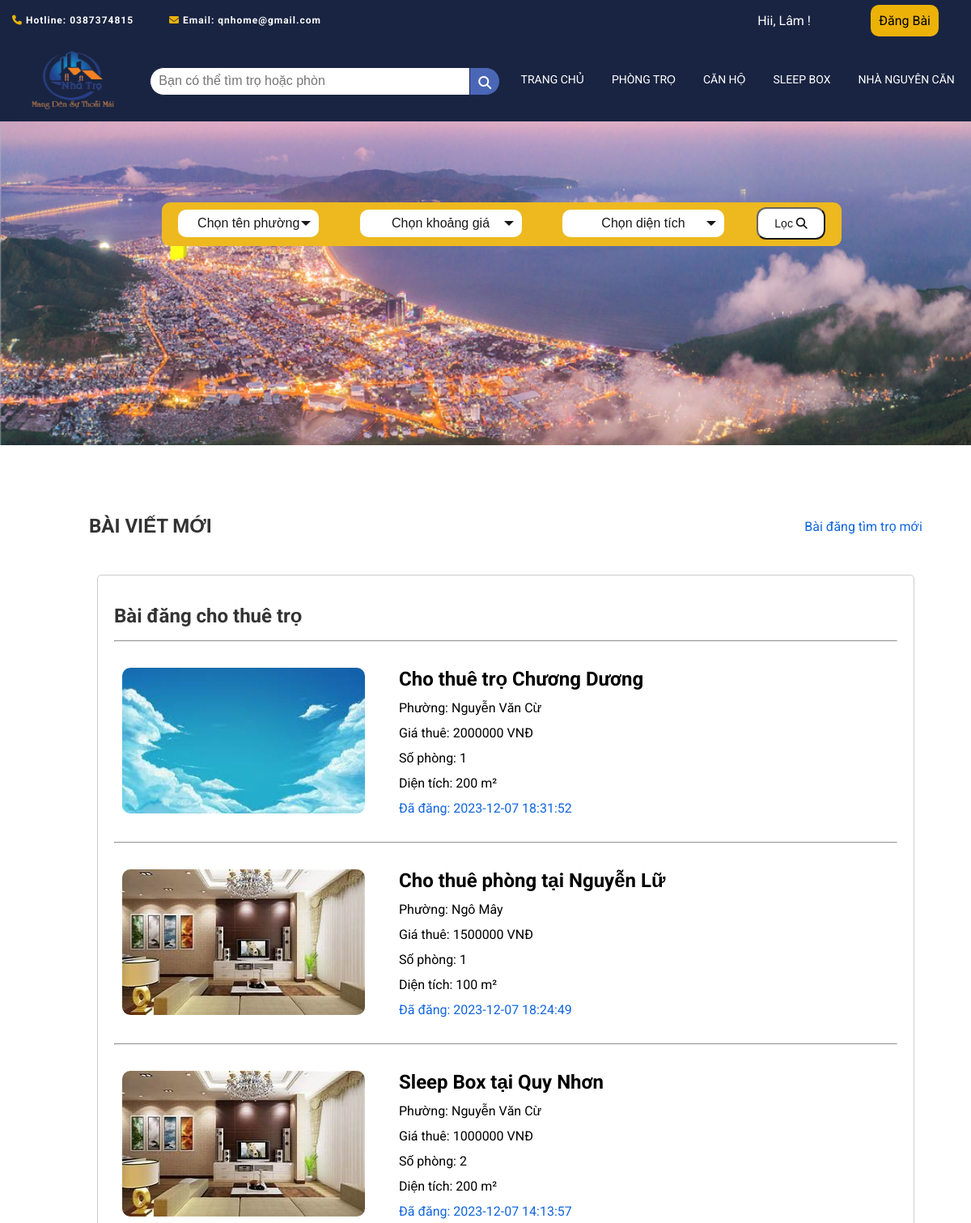
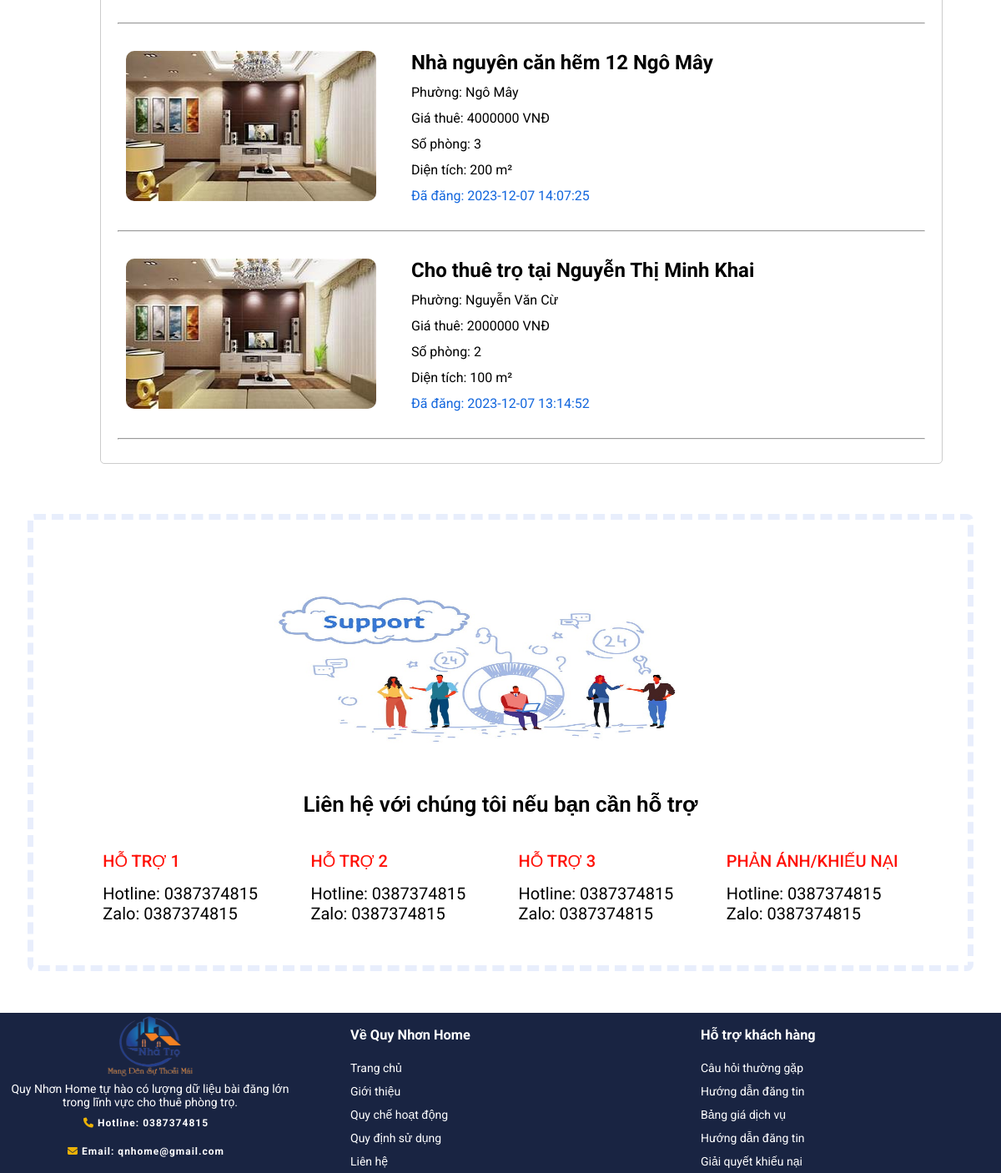
Screenshot of /trangchu.php (signed in) with the database file from the repository (2 pictures, top to bottom).
### tables this page shows
CREATE TABLE IF NOT EXISTS `phongtro` (
  `Id_PhongTro` int(11) NOT NULL AUTO_INCREMENT,
  `TieuDe` text DEFAULT NULL,
  `LoaiHinhChoThue` text DEFAULT NULL,
  `HinhAnh` text DEFAULT NULL,
  `DiaChiCuThe` text DEFAULT NULL,
  `Phuong` text DEFAULT NULL,
  `Gia` int(11) DEFAULT NULL,
  `DienTich` int(11) DEFAULT NULL,
  `SoPhong` int(11) DEFAULT NULL,
  `MoTa` text DEFAULT NULL,
  `Id_DanhMuc` int(11) DEFAULT NULL,
  `Id_User` int(11) DEFAULT NULL,
  `status` enum('pending','approved','rejected') NOT NULL,
  `full_text_search_column` text GENERATED ALWAYS AS (concat_ws(' ',`TieuDe`,`Phuong`,`Gia`,`SoPhong`,`DienTich`,`MoTa`)) STORED,
  `ThoiGianDang` datetime DEFAULT NULL,
  PRIMARY KEY (`Id_PhongTro`),
  KEY `Id_DanhMuc` (`Id_DanhMuc`),
  KEY `Id_User` (`Id_User`)
);

### trangchu.php (the view, shortened to what this page needs)
<!DOCTYPE html>
<html lang="en">
<head>
    <link rel="stylesheet" href="/css/trangchu.css" />
    <link rel="stylesheet" href="https://cdnjs.cloudflare.com/ajax/libs/font-awesome/6.4.0/css/all.min.css" />
</head>
<body>
    <?php
    require 'layout/header.php';
    ?>
    <div class="page-homeqn-content">
        <div class="filter">
            <form id="filterForm" action="trangloc.php" method="post" style="align-items:center; margin-top: 6px;" onsubmit="return filterData();">
                <div class="filter-list">
                    <div class="custom-select" style="width: 174px">
                        <select id="phuong" name="phuong" class="select">
                            <option value="0" style="border-radius: 20px">
                                Chọn tên phường
                            </option>
                        </select>
                    </div>
                    <div class="custom-select" style="width: 200px; margin-left: 10px">
                        <select id="gia" name="gia" class="select">
                            <option value="0">Chọn khoảng giá</option>
                        </select>
                    </div>
                    <div class="custom-select" style="width: 200px; margin-left: 10px">
                        <select id="dientich" name="dientich" class="select">
                            <option value="0">Chọn diện tích</option>
                        </select>
                    </div>
                    <button type="button" onclick="filterData()">Lọc <i class="fa fa-search"></i></button>
                </div>
            </form>
        </div>
    </div>
    <div id="main">
        <div class="main-content">
            <div class="top-list">
                <div class="title-content">
                    <h1>BÀI VIẾT MỚI</h1>
                    <a href="baidangtimtromoi.php">Bài đăng tìm trọ mới</a>
                </div>
                <?php
                $kn = mysqli_connect("localhost", "root", "", "webtimtro") or die("Không kết nối được");
                mysqli_set_charset($kn, "utf8mb4");
                $caulenh1 = "SELECT * from phongtro where status='approved' ORDER BY ThoiGianDang DESC";
                $result1 = mysqli_query($kn, $caulenh1);
                echo "<div class='container'>
                            <div class='column'>
                            <h1>Bài đăng cho thuê trọ</h1>
                            <hr>";
                if ($result1) {
                    while ($row = mysqli_fetch_array($result1)) {
                        $id_pt = $row["Id_PhongTro"];
                        echo "<div class='tongquat'>
                                <a href='trangphongchitiet.php?id=$id_pt'>
                                    <div class='noidung'>
                                        <div class='left'>
                                            <img src='/process/" . $row["HinhAnh"] . "' alt='hinhanh'/>
                                        </div>
                                        <div class='right'>
                                            <h2>" . $row["TieuDe"] . "</h2>
                                            <p>Phường: " . $row["Phuong"] . "</p>
                                            <p>Giá thuê: " . $row["Gia"] . " VNĐ</p>
                                            <p>Số phòng: " . $row["SoPhong"] . "</p>
                                            <p>Diện tích: " . $row["DienTich"] . " m²</p>
                                            <p class='timeup'>Đã đăng: " . $row["ThoiGianDang"] . "</p>
                                        </div>
                                    </div>
                                </a>
                            </div><hr>";
                    }
                } else {
                    echo "Lỗi truy vấn!" . mysqli_error($kn);
                }
                echo '</div>
                    </div>';
                ?>
            </div>
        </div>
    </div>
    <section id="support-container">
        <div class="bg-support">
            <img src="images/bg-support.jpg" alt="support image">
        </div>
        <div class="title-support">
            <p>Liên hệ với chúng tôi nếu bạn cần hỗ trợ</p>
        </div>
        <div class="content-support">
            <div class="content-support-contact">
                <span>HỖ TRỢ 1</span>
                <a target="_blank" href="tel: +8487374815" class="contact-info">Hotline: 0387374815</a>
                <a target="_blank" href="https://chat.zalo.me/0387374815" class="contact-info">Zalo: 0387374815</a>
            </div>
            <div class="content-support-contact">
                <span>HỖ TRỢ 2</span>
                <a target="_blank" href="tel: +8445440835" class="contact-info">Hotline: 0387374815</a>
                <a target="_blank" href="https://chat.zalo.me/0387374815" class="contact-info">Zalo: 0387374815</a>
            </div>
            <div class="content-support-contact">
                <span>HỖ TRỢ 3</span>
                <a target="_blank" href="tel: +8487374815" class="contact-info">Hotline: 0387374815</a>
                <a target="_blank" href="https://chat.zalo.me/0387374815" class="contact-info">Zalo: 0387374815</a>
            </div>
            <div class="content-support-contact">
                <span>PHẢN ÁNH/KHIẾU NẠI</span>
                <a target="_blank" href="tel: +8487374815" class="contact-info">Hotline: 0387374815</a>
                <a target="_blank" href="https://chat.zalo.me/0387374815" class="contact-info">Zalo: 0387374815</a>
            </div>
        </div>
    </section>
    <?php
    require 'layout/footer.php';
    ?>
</body>
</html>

### css/trangchu.css (style rules this page uses)
body { font-family: 'Roboto', sans-serif; margin: 0; padding: 0; }
a { text-decoration: none; }
.page-homeqn-content { width: 100%; height: 400px; background-image: url(../images/bg_image2.png); opacity: 0.9; background-position: center; background-repeat: no-repeat; background-size: cover; position: relative; }
.filter { width: 70%; height: 54px; position: absolute; border-radius: 10px; margin-top: 100px; margin-left: 200px; background-color: #ecb207; }
.filter-list { display: flex; text-align: center; justify-content: space-around; align-items: center; height: 100%; }
.custom-select { position: relative; font-family: Arial; }
.custom-select select { display: none; border-radius: 20px; }
.filter-list button { background-color: rgb(255, 255, 255); padding: 10px 20px; border-radius: 12px; font-size: 14px; }
#main { width: 90%; margin: 0 auto; margin-top: 50px; margin-bottom: 50px; display: flex; }
section { margin-bottom: 20px; padding: 20px; background-color: #fff; border: 1px solid #dededd; border-radius: 8px; }
section span { margin-top: 0px; margin-bottom: 15px; }
#main .main-content { float: left; width: 100%; height: auto; margin-left: 50px; }
.title-content { display: flex; align-items: center; justify-content: space-between; margin-top: 20px; margin-bottom: 20px; }
.title-content a { text-decoration: none; color: #1266dd; }
section#support-container { width: 90%; margin: 0 auto; margin-bottom: 50px; padding-top: 50px; padding-bottom: 50px; border: 7px dashed #e8eefc; }
#support-container .bg-support img { width: 100%; height: 100%; background-size: cover; }
#support-container .bg-support { margin: 0 auto; width: 600px; height: 250px; background-size: cover; }
.title-support p { display: flex; justify-content: center; font-size: 26px; font-weight: 600; }
.content-support { display: flex; text-align: center; justify-content: space-evenly; margin-top: 40px; }
.content-support-contact span, .content-support-contact a { display: flex; font-size: 20px; }
.content-support-contact span { text-decoration: none; color: #ff1108; font-weight: 500; }
.content-support-contact a { text-decoration: none; color: #000000; }
.tongquat { max-width: 100%; max-height: 100%; padding: 10px; margin: 10px 0; display: flex; justify-content: space-between; align-items: center; }
.tongquat a { color: black; text-decoration: none; }
.tongquat img { border-radius: 10px; overflow: hidden; width: 100%; height: auto; }
.container { display: flex; flex-direction: column; }
.noidung { display: flex; align-items: center; }
.left { flex: 1; }
.left img { width: 300px; height: 180px; border-radius: 10px; overflow: hidden; }
.right { flex: 2; margin-left: 30px; }
.right h2 { color: black; }
.right p,h2 { margin: 12px; }
.column { flex: 1; padding: 20px; border: 1px solid #ccc; margin: 10px; border-radius: 5px; }
h1 { font-size: 24px; color: #333; }
.timeup { color: #1266dd; }
.container { height: 100%; }

### css/header.css (style rules this page uses)
body { font-family: 'Roboto', sans-serif; margin: 0; padding: 0; }

### rows the page displays
phongtro: HinhAnh (picture), TieuDe "Cho thuê trọ Chương Dương", Phuong "Nguyễn Văn Cừ", Gia "2000000", SoPhong "1", DienTich "200", ThoiGianDang "2023-12-07 18:31:52"
phongtro: HinhAnh (picture), TieuDe "Cho thuê phòng tại Nguyễn Lữ", Phuong "Ngô Mây", Gia "1500000", SoPhong "1", DienTich "100", ThoiGianDang "2023-12-07 18:24:49"
phongtro: HinhAnh (picture), TieuDe "Sleep Box tại Quy Nhơn", Phuong "Nguyễn Văn Cừ", Gia "1000000", SoPhong "2", DienTich "200", ThoiGianDang "2023-12-07 14:13:57"
phongtro: HinhAnh (picture), TieuDe "Nhà nguyên căn hẽm 12 Ngô Mây", Phuong "Ngô Mây", Gia "4000000", SoPhong "3", DienTich "200", ThoiGianDang "2023-12-07 14:07:25"
phongtro: HinhAnh (picture), TieuDe "Cho thuê trọ tại Nguyễn Thị Minh Khai", Phuong "Nguyễn Văn Cừ", Gia "2000000", SoPhong "2", DienTich "100", ThoiGianDang "2023-12-07 13:14:52"

### other values shown
$_SESSION['ten'] "Lâm"
